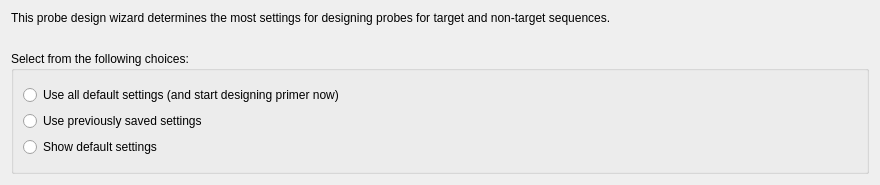
<?xml version="1.0" encoding="UTF-8"?>
<ui version="4.0">
 <class>ProbeSettingStartPage</class>
 <widget class="QWizardPage" name="ProbeSettingStartPage">
  <property name="geometry">
   <rect>
    <x>0</x>
    <y>0</y>
    <width>880</width>
    <height>185</height>
   </rect>
  </property>
  <property name="windowTitle">
   <string>WizardPage</string>
  </property>
  <layout class="QGridLayout" name="gridLayout_2">
   <item row="0" column="0">
    <layout class="QGridLayout" name="gridLayout_3">
     <item row="0" column="0">
      <widget class="QLabel" name="label">
       <property name="sizePolicy">
        <sizepolicy hsizetype="Preferred" vsizetype="Fixed">
         <horstretch>0</horstretch>
         <verstretch>0</verstretch>
        </sizepolicy>
       </property>
       <property name="text">
        <string>This probe design wizard determines the most settings for designing probes for target and non-target sequences.</string>
       </property>
      </widget>
     </item>
     <item row="1" column="0">
      <spacer name="horizontalSpacer">
       <property name="orientation">
        <enum>Qt::Horizontal</enum>
       </property>
       <property name="sizeHint" stdset="0">
        <size>
         <width>40</width>
         <height>20</height>
        </size>
       </property>
      </spacer>
     </item>
     <item row="2" column="0">
      <widget class="QGroupBox" name="groupBox">
       <property name="title">
        <string>Select from the following choices:</string>
       </property>
       <layout class="QGridLayout" name="gridLayout">
        <item row="0" column="0">
         <layout class="QVBoxLayout" name="verticalLayout">
          <item>
           <widget class="QRadioButton" name="radioButton_default">
            <property name="sizePolicy">
             <sizepolicy hsizetype="Minimum" vsizetype="Fixed">
              <horstretch>0</horstretch>
              <verstretch>0</verstretch>
             </sizepolicy>
            </property>
            <property name="text">
             <string>Use all default settings (and start designing primer now)</string>
            </property>
           </widget>
          </item>
          <item>
           <widget class="QRadioButton" name="radioButton_saved">
            <property name="sizePolicy">
             <sizepolicy hsizetype="Minimum" vsizetype="Fixed">
              <horstretch>0</horstretch>
              <verstretch>0</verstretch>
             </sizepolicy>
            </property>
            <property name="text">
             <string>Use previously saved settings</string>
            </property>
           </widget>
          </item>
          <item>
           <widget class="QRadioButton" name="radioButton_show">
            <property name="sizePolicy">
             <sizepolicy hsizetype="Minimum" vsizetype="Fixed">
              <horstretch>0</horstretch>
              <verstretch>0</verstretch>
             </sizepolicy>
            </property>
            <property name="text">
             <string>Show default settings</string>
            </property>
           </widget>
          </item>
         </layout>
        </item>
       </layout>
      </widget>
     </item>
    </layout>
   </item>
  </layout>
 </widget>
 <resources/>
 <connections>
  <connection>
   <sender>radioButton_default</sender>
   <signal>clicked()</signal>
   <receiver>ProbeSettingStartPage</receiver>
   <slot>onFinishSetting()</slot>
   <hints>
    <hint type="sourcelabel">
     <x>485</x>
     <y>82</y>
    </hint>
    <hint type="destinationlabel">
     <x>637</x>
     <y>41</y>
    </hint>
   </hints>
  </connection>
  <connection>
   <sender>radioButton_saved</sender>
   <signal>clicked()</signal>
   <receiver>ProbeSettingStartPage</receiver>
   <slot>onFinishSetting()</slot>
   <hints>
    <hint type="sourcelabel">
     <x>107</x>
     <y>103</y>
    </hint>
    <hint type="destinationlabel">
     <x>642</x>
     <y>94</y>
    </hint>
   </hints>
  </connection>
  <connection>
   <sender>radioButton_show</sender>
   <signal>clicked()</signal>
   <receiver>ProbeSettingStartPage</receiver>
   <slot>onContinue()</slot>
   <hints>
    <hint type="sourcelabel">
     <x>396</x>
     <y>130</y>
    </hint>
    <hint type="destinationlabel">
     <x>413</x>
     <y>160</y>
    </hint>
   </hints>
  </connection>
 </connections>
 <slots>
  <slot>onFinishSetting()</slot>
  <slot>onContinue()</slot>
 </slots>
</ui>
